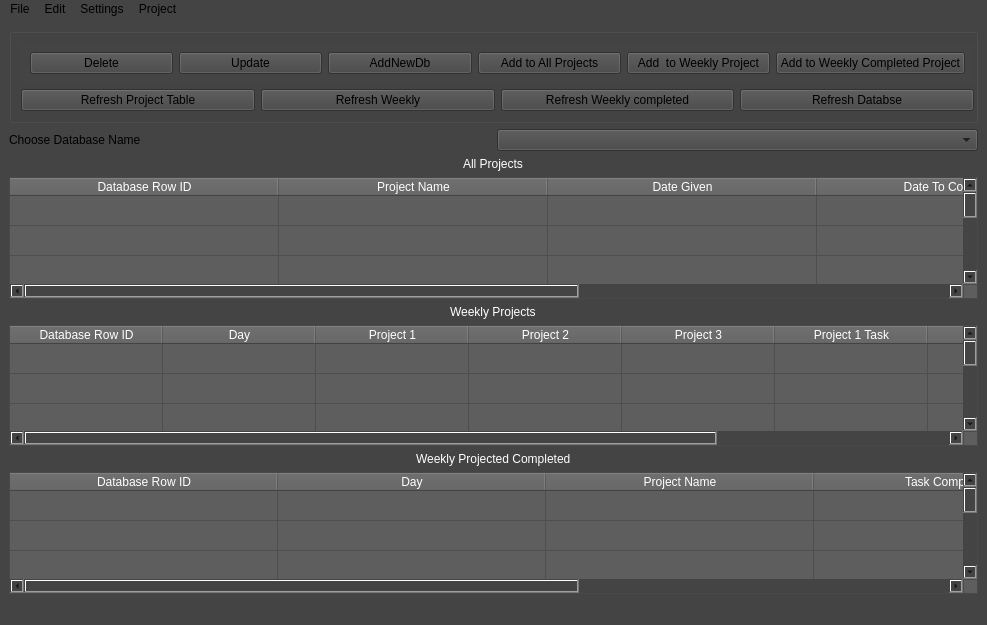
<?xml version="1.0" encoding="UTF-8"?>
<ui version="4.0">
 <class>MainWindow</class>
 <widget class="QMainWindow" name="MainWindow">
  <property name="geometry">
   <rect>
    <x>0</x>
    <y>0</y>
    <width>987</width>
    <height>625</height>
   </rect>
  </property>
  <property name="windowTitle">
   <string>MainWindow</string>
  </property>
  <property name="styleSheet">
   <string notr="true">background-color: rgb(68, 68, 68);</string>
  </property>
  <widget class="QWidget" name="centralwidget">
   <layout class="QVBoxLayout" name="verticalLayout">
    <item>
     <widget class="QGroupBox" name="verticalGroupBox">
      <layout class="QVBoxLayout" name="verticalLayout_2">
       <property name="rightMargin">
        <number>1</number>
       </property>
       <item>
        <widget class="QFrame" name="horizontalFrame">
         <layout class="QHBoxLayout" name="horizontalLayout">
          <item>
           <widget class="QPushButton" name="Delete">
            <property name="styleSheet">
             <string notr="true">font: 75 12pt &quot;MS Shell Dlg 2&quot;;</string>
            </property>
            <property name="text">
             <string>Delete</string>
            </property>
           </widget>
          </item>
          <item>
           <widget class="QPushButton" name="Update">
            <property name="styleSheet">
             <string notr="true">font: 75 12pt &quot;MS Shell Dlg 2&quot;;
</string>
            </property>
            <property name="text">
             <string>Update</string>
            </property>
           </widget>
          </item>
          <item>
           <widget class="QPushButton" name="Openaddnewdbui">
            <property name="styleSheet">
             <string notr="true">font: 75 12pt &quot;MS Shell Dlg 2&quot;;</string>
            </property>
            <property name="text">
             <string>AddNewDb</string>
            </property>
           </widget>
          </item>
          <item>
           <widget class="QPushButton" name="AddTOAllProjects">
            <property name="styleSheet">
             <string notr="true">font: 75 12pt &quot;MS Shell Dlg 2&quot;;</string>
            </property>
            <property name="text">
             <string>Add to All Projects</string>
            </property>
           </widget>
          </item>
          <item>
           <widget class="QPushButton" name="AddtoWeeklyProject">
            <property name="styleSheet">
             <string notr="true">font: 75 12pt &quot;MS Shell Dlg 2&quot;;</string>
            </property>
            <property name="text">
             <string>Add  to Weekly Project</string>
            </property>
           </widget>
          </item>
          <item>
           <widget class="QPushButton" name="AddtoWeeklycompleted">
            <property name="styleSheet">
             <string notr="true">font: 75 12pt &quot;MS Shell Dlg 2&quot;;</string>
            </property>
            <property name="text">
             <string>Add to Weekly Completed Project</string>
            </property>
           </widget>
          </item>
         </layout>
        </widget>
       </item>
       <item>
        <layout class="QHBoxLayout" name="horizontalLayout_3">
         <item>
          <widget class="QPushButton" name="refreshprojecttable">
           <property name="styleSheet">
            <string notr="true">font: 75 12pt &quot;MS Shell Dlg 2&quot;;</string>
           </property>
           <property name="text">
            <string>Refresh Project Table</string>
           </property>
          </widget>
         </item>
         <item>
          <widget class="QPushButton" name="RefreshWeekly">
           <property name="styleSheet">
            <string notr="true">font: 75 12pt &quot;MS Shell Dlg 2&quot;;</string>
           </property>
           <property name="text">
            <string>Refresh Weekly</string>
           </property>
          </widget>
         </item>
         <item>
          <widget class="QPushButton" name="RefreshWeeklyCompleted">
           <property name="styleSheet">
            <string notr="true">font: 75 12pt &quot;MS Shell Dlg 2&quot;;</string>
           </property>
           <property name="text">
            <string>Refresh Weekly completed</string>
           </property>
          </widget>
         </item>
         <item>
          <widget class="QPushButton" name="Refreshdbcombo">
           <property name="styleSheet">
            <string notr="true">font: 75 12pt &quot;MS Shell Dlg 2&quot;;</string>
           </property>
           <property name="text">
            <string>Refresh Databse</string>
           </property>
          </widget>
         </item>
        </layout>
       </item>
      </layout>
     </widget>
    </item>
    <item>
     <layout class="QHBoxLayout" name="horizontalLayout_2">
      <item>
       <widget class="QLabel" name="label">
        <property name="styleSheet">
         <string notr="true">font: 75 14pt &quot;Times New Roman&quot;;</string>
        </property>
        <property name="text">
         <string>Choose Database Name</string>
        </property>
       </widget>
      </item>
      <item>
       <widget class="QComboBox" name="databasescombobobox">
        <property name="styleSheet">
         <string notr="true">font: 75 14pt &quot;Times New Roman&quot;;</string>
        </property>
       </widget>
      </item>
     </layout>
    </item>
    <item alignment="Qt::AlignHCenter">
     <widget class="QLabel" name="AllProjecttablecaption">
      <property name="styleSheet">
       <string notr="true">font: 75 14pt &quot;Times New Roman&quot;;
color: rgb(255, 255, 255);</string>
      </property>
      <property name="text">
       <string>All Projects</string>
      </property>
     </widget>
    </item>
    <item>
     <widget class="QTableWidget" name="AllProjectstable">
      <property name="styleSheet">
       <string notr="true">color: rgb(255, 255, 255);
background-color: rgb(94, 94, 94);</string>
      </property>
      <property name="rowCount">
       <number>1000</number>
      </property>
      <attribute name="horizontalHeaderDefaultSectionSize">
       <number>269</number>
      </attribute>
      <attribute name="verticalHeaderVisible">
       <bool>false</bool>
      </attribute>
      <row/>
      <row/>
      <row/>
      <row/>
      <row/>
      <row/>
      <row/>
      <row/>
      <row/>
      <row/>
      <row/>
      <row/>
      <row/>
      <row/>
      <row/>
      <row/>
      <row/>
      <row/>
      <row/>
      <row/>
      <row/>
      <row/>
      <row/>
      <row/>
      <row/>
      <row/>
      <row/>
      <row/>
      <row/>
      <row/>
      <row/>
      <row/>
      <row/>
      <row/>
      <row/>
      <row/>
      <row/>
      <row/>
      <row/>
      <row/>
      <row/>
      <row/>
      <row/>
      <row/>
      <row/>
      <row/>
      <row/>
      <row/>
      <row/>
      <row/>
      <row/>
      <row/>
      <row/>
      <row/>
      <row/>
      <row/>
      <row/>
      <row/>
      <row/>
      <row/>
      <row/>
      <row/>
      <row/>
      <row/>
      <row/>
      <row/>
      <row/>
      <row/>
      <row/>
      <row/>
      <row/>
      <row/>
      <row/>
      <row/>
      <row/>
      <row/>
      <row/>
      <row/>
      <row/>
      <row/>
      <row/>
      <row/>
      <row/>
      <row/>
      <row/>
      <row/>
      <row/>
      <row/>
      <row/>
      <row/>
      <row/>
      <row/>
      <row/>
      <row/>
      <row/>
      <row/>
      <row/>
      <row/>
      <row/>
      <row/>
      <row/>
      <row/>
      <row/>
      <row/>
      <row/>
      <row/>
      <row/>
      <row/>
      <row/>
      <row/>
      <row/>
      <row/>
      <row/>
      <row/>
      <row/>
      <row/>
      <row/>
      <row/>
      <row/>
      <row/>
      <row/>
      <row/>
      <row/>
      <row/>
      <row/>
      <row/>
      <row/>
      <row/>
      <row/>
      <row/>
      <row/>
      <row/>
      <row/>
      <row/>
      <row/>
      <row/>
      <row/>
      <row/>
      <row/>
      <row/>
      <row/>
      <row/>
      <row/>
      <row/>
      <row/>
      <row/>
      <row/>
      <row/>
      <row/>
      <row/>
      <row/>
      <row/>
      <row/>
      <row/>
      <row/>
      <row/>
      <row/>
      <row/>
      <row/>
      <row/>
      <row/>
      <row/>
      <row/>
      <row/>
      <row/>
      <row/>
      <row/>
      <row/>
      <row/>
      <row/>
      <row/>
      <row/>
      <row/>
      <row/>
      <row/>
      <row/>
      <row/>
      <row/>
      <row/>
      <row/>
      <row/>
      <row/>
      <row/>
      <row/>
      <row/>
      <row/>
      <row/>
      <row/>
      <row/>
      <row/>
      <row/>
      <row/>
      <row/>
      <row/>
      <row/>
      <row/>
      <row/>
      <row/>
      <row/>
      <row/>
      <row/>
      <row/>
      <row/>
      <row/>
      <row/>
      <row/>
      <row/>
      <row/>
      <row/>
      <row/>
      <row/>
      <row/>
      <row/>
      <row/>
      <row/>
      <row/>
      <row/>
      <row/>
      <row/>
      <row/>
      <row/>
      <row/>
      <row/>
      <row/>
      <row/>
      <row/>
      <row/>
      <row/>
      <row/>
      <row/>
      <row/>
      <row/>
      <row/>
      <row/>
      <row/>
      <row/>
      <row/>
      <row/>
      <row/>
      <row/>
      <row/>
      <row/>
      <row/>
      <row/>
      <row/>
      <row/>
      <row/>
      <row/>
      <row/>
      <row/>
      <row/>
      <row/>
      <row/>
      <row/>
      <row/>
      <row/>
      <row/>
      <row/>
      <row/>
      <row/>
      <row/>
      <row/>
      <row/>
      <row/>
      <row/>
      <row/>
      <row/>
      <row/>
      <row/>
      <row/>
      <row/>
      <row/>
      <row/>
      <row/>
      <row/>
      <row/>
      <row/>
      <row/>
      <row/>
      <row/>
      <row/>
      <row/>
      <row/>
      <row/>
      <row/>
      <row/>
      <row/>
      <row/>
      <row/>
      <row/>
      <row/>
      <row/>
      <row/>
      <row/>
      <row/>
      <row/>
      <row/>
      <row/>
      <row/>
      <row/>
      <row/>
      <row/>
      <row/>
      <row/>
      <row/>
      <row/>
      <row/>
      <row/>
      <row/>
      <row/>
      <row/>
      <row/>
      <row/>
      <row/>
      <row/>
      <row/>
      <row/>
      <row/>
      <row/>
      <row/>
      <row/>
      <row/>
      <row/>
      <row/>
      <row/>
      <row/>
      <row/>
      <row/>
      <row/>
      <row/>
      <row/>
      <row/>
      <row/>
      <row/>
      <row/>
      <row/>
      <row/>
      <row/>
      <row/>
      <row/>
      <row/>
      <row/>
      <row/>
      <row/>
      <row/>
      <row/>
      <row/>
      <row/>
      <row/>
      <row/>
      <row/>
      <row/>
      <row/>
      <row/>
      <row/>
      <row/>
      <row/>
      <row/>
      <row/>
      <row/>
      <row/>
      <row/>
      <row/>
      <row/>
      <row/>
      <row/>
      <row/>
      <row/>
      <row/>
      <row/>
      <row/>
      <row/>
      <row/>
      <row/>
      <row/>
      <row/>
      <row/>
      <row/>
      <row/>
      <row/>
      <row/>
      <row/>
      <row/>
      <row/>
      <row/>
      <row/>
      <row/>
      <row/>
      <row/>
      <row/>
      <row/>
      <row/>
      <row/>
      <row/>
      <row/>
      <row/>
      <row/>
      <row/>
      <row/>
      <row/>
      <row/>
      <row/>
      <row/>
      <row/>
      <row/>
      <row/>
      <row/>
      <row/>
      <row/>
      <row/>
      <row/>
      <row/>
      <row/>
      <row/>
      <row/>
      <row/>
      <row/>
      <row/>
      <row/>
      <row/>
      <row/>
      <row/>
      <row/>
      <row/>
      <row/>
      <row/>
      <row/>
      <row/>
      <row/>
      <row/>
      <row/>
      <row/>
      <row/>
      <row/>
      <row/>
      <row/>
      <row/>
      <row/>
      <row/>
      <row/>
      <row/>
      <row/>
      <row/>
      <row/>
      <row/>
      <row/>
      <row/>
      <row/>
      <row/>
      <row/>
      <row/>
      <row/>
      <row/>
      <row/>
      <row/>
      <row/>
      <row/>
      <row/>
      <row/>
      <row/>
      <row/>
      <row/>
      <row/>
      <row/>
      <row/>
      <row/>
      <row/>
      <row/>
      <row/>
      <row/>
      <row/>
      <row/>
      <row/>
      <row/>
      <row/>
      <row/>
      <row/>
      <row/>
      <row/>
      <row/>
      <row/>
      <row/>
      <row/>
      <row/>
      <row/>
      <row/>
      <row/>
      <row/>
      <row/>
      <row/>
      <row/>
      <row/>
      <row/>
      <row/>
      <row/>
      <row/>
      <row/>
      <row/>
      <row/>
      <row/>
      <row/>
      <row/>
      <row/>
      <row/>
      <row/>
      <row/>
      <row/>
      <row/>
      <row/>
      <row/>
      <row/>
      <row/>
      <row/>
      <row/>
      <row/>
      <row/>
      <row/>
      <row/>
      <row/>
      <row/>
      <row/>
      <row/>
      <row/>
      <row/>
      <row/>
      <row/>
      <row/>
      <row/>
      <row/>
      <row/>
      <row/>
      <row/>
      <row/>
      <row/>
      <row/>
      <row/>
      <row/>
      <row/>
      <row/>
      <row/>
      <row/>
      <row/>
      <row/>
      <row/>
      <row/>
      <row/>
      <row/>
      <row/>
      <row/>
      <row/>
      <row/>
      <row/>
      <row/>
      <row/>
      <row/>
      <row/>
      <row/>
      <row/>
      <row/>
      <row/>
      <row/>
      <row/>
      <row/>
      <row/>
      <row/>
      <row/>
      <row/>
      <row/>
      <row/>
      <row/>
      <row/>
      <row/>
      <row/>
      <row/>
      <row/>
      <row/>
      <row/>
      <row/>
      <row/>
      <row/>
      <row/>
      <row/>
      <row/>
      <row/>
      <row/>
      <row/>
      <row/>
      <row/>
      <row/>
      <row/>
      <row/>
      <row/>
      <row/>
      <row/>
      <row/>
      <row/>
      <row/>
      <row/>
      <row/>
      <row/>
      <row/>
      <row/>
      <row/>
      <row/>
      <row/>
      <row/>
      <row/>
      <row/>
      <row/>
      <row/>
      <row/>
      <row/>
      <row/>
      <row/>
      <row/>
      <row/>
      <row/>
      <row/>
      <row/>
      <row/>
      <row/>
      <row/>
      <row/>
      <row/>
      <row/>
      <row/>
      <row/>
      <row/>
      <row/>
      <row/>
      <row/>
      <row/>
      <row/>
      <row/>
      <row/>
      <row/>
      <row/>
      <row/>
      <row/>
      <row/>
      <row/>
      <row/>
      <row/>
      <row/>
      <row/>
      <row/>
      <row/>
      <row/>
      <row/>
      <row/>
      <row/>
      <row/>
      <row/>
      <row/>
      <row/>
      <row/>
      <row/>
      <row/>
      <row/>
      <row/>
      <row/>
      <row/>
      <row/>
      <row/>
      <row/>
      <row/>
      <row/>
      <row/>
      <row/>
      <row/>
      <row/>
      <row/>
      <row/>
      <row/>
      <row/>
      <row/>
      <row/>
      <row/>
      <row/>
      <row/>
      <row/>
      <row/>
      <row/>
      <row/>
      <row/>
      <row/>
      <row/>
      <row/>
      <row/>
      <row/>
      <row/>
      <row/>
      <row/>
      <row/>
      <row/>
      <row/>
      <row/>
      <row/>
      <row/>
      <row/>
      <row/>
      <row/>
      <row/>
      <row/>
      <row/>
      <row/>
      <row/>
      <row/>
      <row/>
      <row/>
      <row/>
      <row/>
      <row/>
      <row/>
      <row/>
      <row/>
      <row/>
      <row/>
      <row/>
      <row/>
      <row/>
      <row/>
      <row/>
      <row/>
      <row/>
      <row/>
      <row/>
      <row/>
      <row/>
      <row/>
      <row/>
      <row/>
      <row/>
      <row/>
      <row/>
      <row/>
      <row/>
      <row/>
      <row/>
      <row/>
      <row/>
      <row/>
      <row/>
      <row/>
      <row/>
      <row/>
      <row/>
      <row/>
      <row/>
      <row/>
      <row/>
      <row/>
      <row/>
      <row/>
      <row/>
      <row/>
      <row/>
      <row/>
      <row/>
      <row/>
      <row/>
      <row/>
      <row/>
      <row/>
      <row/>
      <row/>
      <row/>
      <row/>
      <row/>
      <row/>
      <row/>
      <row/>
      <row/>
      <row/>
      <row/>
      <row/>
      <row/>
      <row/>
      <row/>
      <row/>
      <row/>
      <row/>
      <row/>
      <row/>
      <row/>
      <row/>
      <row/>
      <row/>
      <row/>
      <row/>
      <row/>
      <row/>
      <row/>
      <row/>
      <row/>
      <row/>
      <row/>
      <row/>
      <row/>
      <row/>
      <row/>
      <row/>
      <row/>
      <row/>
      <row/>
      <row/>
      <row/>
      <row/>
      <row/>
      <row/>
      <row/>
      <row/>
      <row/>
      <row/>
      <row/>
      <row/>
      <row/>
      <row/>
      <row/>
      <row/>
      <row/>
      <row/>
      <row/>
      <row/>
      <row/>
      <row/>
      <row/>
      <row/>
      <row/>
      <row/>
      <row/>
      <row/>
      <row/>
      <row/>
      <row/>
      <row/>
      <row/>
      <row/>
      <row/>
      <row/>
      <row/>
      <row/>
      <row/>
      <row/>
      <row/>
      <row/>
      <row/>
      <row/>
      <row/>
      <row/>
      <row/>
      <row/>
      <row/>
      <row/>
      <row/>
      <row/>
      <row/>
      <row/>
      <row/>
      <row/>
      <row/>
      <row/>
      <row/>
      <row/>
      <row/>
      <row/>
      <row/>
      <row/>
      <row/>
      <row/>
      <row/>
      <row/>
      <row/>
      <row/>
      <row/>
      <row/>
      <row/>
      <row/>
      <row/>
      <row/>
      <row/>
      <row/>
      <row/>
      <row/>
      <row/>
      <row/>
      <row/>
      <row/>
      <row/>
      <row/>
      <row/>
      <row/>
      <row/>
      <row/>
      <row/>
      <row/>
      <row/>
      <row/>
      <row/>
      <row/>
      <row/>
      <row/>
      <row/>
      <row/>
      <row/>
      <row/>
      <row/>
      <row/>
      <row/>
      <row/>
      <row/>
      <row/>
      <row/>
      <row/>
      <row/>
      <row/>
      <row/>
      <row/>
      <row/>
      <row/>
      <row/>
      <row/>
      <row/>
      <row/>
      <row/>
      <row/>
      <row/>
      <row/>
      <row/>
      <row/>
      <row/>
      <row/>
      <row/>
      <row/>
      <row/>
      <row/>
      <row/>
      <row/>
      <row/>
      <row/>
      <row/>
      <row/>
      <row/>
      <row/>
      <row/>
      <row/>
      <row/>
      <row/>
      <row/>
      <row/>
      <row/>
      <row/>
      <row/>
      <row/>
      <row/>
      <row/>
      <row/>
      <row/>
      <row/>
      <row/>
      <row/>
      <row/>
      <row/>
      <row/>
      <row/>
      <row/>
      <row/>
      <row/>
      <row/>
      <row/>
      <row/>
      <row/>
      <row/>
      <row/>
      <row/>
      <row/>
      <row/>
      <row/>
      <row/>
      <row/>
      <row/>
      <row/>
      <row/>
      <row/>
      <row/>
      <row/>
      <row/>
      <row/>
      <row/>
      <row/>
      <row/>
      <row/>
      <row/>
      <row/>
      <row/>
      <row/>
      <row/>
      <row/>
      <row/>
      <row/>
      <column>
       <property name="text">
        <string>Database Row ID</string>
       </property>
       <property name="textAlignment">
        <set>AlignCenter</set>
       </property>
      </column>
      <column>
       <property name="text">
        <string>Project Name</string>
       </property>
       <property name="textAlignment">
        <set>AlignCenter</set>
       </property>
      </column>
      <column>
       <property name="text">
        <string>Date Given</string>
       </property>
       <property name="textAlignment">
        <set>AlignCenter</set>
       </property>
      </column>
      <column>
       <property name="text">
        <string>Date To Complete</string>
       </property>
       <property name="textAlignment">
        <set>AlignCenter</set>
       </property>
      </column>
      <column>
       <property name="text">
        <string>Status</string>
       </property>
       <property name="textAlignment">
        <set>AlignCenter</set>
       </property>
      </column>
     </widget>
    </item>
    <item alignment="Qt::AlignHCenter">
     <widget class="QLabel" name="WeeklyProjectCaption">
      <property name="styleSheet">
       <string notr="true">font: 75 14pt &quot;Times New Roman&quot;;
color: rgb(255, 255, 255);</string>
      </property>
      <property name="text">
       <string>Weekly Projects</string>
      </property>
     </widget>
    </item>
    <item>
     <widget class="QTableWidget" name="WeeklyProjectstable">
      <property name="enabled">
       <bool>true</bool>
      </property>
      <property name="styleSheet">
       <string notr="true">
color: rgb(255, 255, 255);
background-color: rgb(94, 94, 94);</string>
      </property>
      <property name="showGrid">
       <bool>true</bool>
      </property>
      <property name="sortingEnabled">
       <bool>false</bool>
      </property>
      <property name="rowCount">
       <number>7</number>
      </property>
      <attribute name="horizontalHeaderVisible">
       <bool>true</bool>
      </attribute>
      <attribute name="horizontalHeaderCascadingSectionResizes">
       <bool>false</bool>
      </attribute>
      <attribute name="horizontalHeaderDefaultSectionSize">
       <number>153</number>
      </attribute>
      <attribute name="horizontalHeaderShowSortIndicator" stdset="0">
       <bool>false</bool>
      </attribute>
      <attribute name="horizontalHeaderStretchLastSection">
       <bool>false</bool>
      </attribute>
      <attribute name="verticalHeaderVisible">
       <bool>false</bool>
      </attribute>
      <attribute name="verticalHeaderCascadingSectionResizes">
       <bool>false</bool>
      </attribute>
      <attribute name="verticalHeaderHighlightSections">
       <bool>true</bool>
      </attribute>
      <attribute name="verticalHeaderShowSortIndicator" stdset="0">
       <bool>false</bool>
      </attribute>
      <attribute name="verticalHeaderStretchLastSection">
       <bool>false</bool>
      </attribute>
      <row/>
      <row/>
      <row/>
      <row/>
      <row/>
      <row/>
      <row/>
      <column>
       <property name="text">
        <string>Database Row ID</string>
       </property>
       <property name="textAlignment">
        <set>AlignCenter</set>
       </property>
      </column>
      <column>
       <property name="text">
        <string>Day</string>
       </property>
       <property name="textAlignment">
        <set>AlignCenter</set>
       </property>
      </column>
      <column>
       <property name="text">
        <string>Project 1</string>
       </property>
       <property name="textAlignment">
        <set>AlignCenter</set>
       </property>
      </column>
      <column>
       <property name="text">
        <string>Project 2</string>
       </property>
       <property name="textAlignment">
        <set>AlignCenter</set>
       </property>
      </column>
      <column>
       <property name="text">
        <string>Project 3</string>
       </property>
       <property name="textAlignment">
        <set>AlignCenter</set>
       </property>
      </column>
      <column>
       <property name="text">
        <string>Project 1 Task</string>
       </property>
       <property name="textAlignment">
        <set>AlignCenter</set>
       </property>
      </column>
      <column>
       <property name="text">
        <string>Project 2 Task </string>
       </property>
       <property name="textAlignment">
        <set>AlignCenter</set>
       </property>
      </column>
      <column>
       <property name="text">
        <string>Project 3 Task</string>
       </property>
       <property name="textAlignment">
        <set>AlignCenter</set>
       </property>
      </column>
      <item row="1" column="1">
       <property name="text">
        <string/>
       </property>
      </item>
      <item row="2" column="1">
       <property name="text">
        <string/>
       </property>
      </item>
      <item row="3" column="1">
       <property name="text">
        <string/>
       </property>
      </item>
      <item row="4" column="1">
       <property name="text">
        <string/>
       </property>
      </item>
      <item row="5" column="1">
       <property name="text">
        <string/>
       </property>
      </item>
      <item row="6" column="1">
       <property name="text">
        <string/>
       </property>
      </item>
     </widget>
    </item>
    <item alignment="Qt::AlignHCenter">
     <widget class="QLabel" name="WeeklyProjectCompltedCaption">
      <property name="styleSheet">
       <string notr="true">font: 75 14pt &quot;Times New Roman&quot;;
color: rgb(255, 255, 255);</string>
      </property>
      <property name="text">
       <string>Weekly Projected Completed</string>
      </property>
     </widget>
    </item>
    <item>
     <widget class="QTableWidget" name="WeeklyProjectCompletedtable">
      <property name="styleSheet">
       <string notr="true">color: rgb(255, 255, 255);
background-color: rgb(94, 94, 94);</string>
      </property>
      <property name="rowCount">
       <number>8</number>
      </property>
      <attribute name="horizontalHeaderDefaultSectionSize">
       <number>268</number>
      </attribute>
      <attribute name="verticalHeaderVisible">
       <bool>false</bool>
      </attribute>
      <row/>
      <row/>
      <row/>
      <row/>
      <row/>
      <row/>
      <row/>
      <row/>
      <column>
       <property name="text">
        <string>Database Row ID</string>
       </property>
       <property name="textAlignment">
        <set>AlignCenter</set>
       </property>
      </column>
      <column>
       <property name="text">
        <string>Day</string>
       </property>
      </column>
      <column>
       <property name="text">
        <string>Project Name</string>
       </property>
      </column>
      <column>
       <property name="text">
        <string>Task Completed</string>
       </property>
      </column>
      <column>
       <property name="text">
        <string>Date Completed</string>
       </property>
      </column>
     </widget>
    </item>
   </layout>
  </widget>
  <widget class="QMenuBar" name="menubar">
   <property name="geometry">
    <rect>
     <x>0</x>
     <y>0</y>
     <width>987</width>
     <height>21</height>
    </rect>
   </property>
   <widget class="QMenu" name="menuFile">
    <property name="title">
     <string>File</string>
    </property>
   </widget>
   <widget class="QMenu" name="menuEdit">
    <property name="title">
     <string>Edit</string>
    </property>
    <addaction name="actionCut"/>
    <addaction name="actionDelete"/>
    <addaction name="actionCopy"/>
    <addaction name="actionCut_2"/>
   </widget>
   <widget class="QMenu" name="menuSettings">
    <property name="title">
     <string>Settings</string>
    </property>
    <addaction name="actionDatabase"/>
   </widget>
   <widget class="QMenu" name="menuAdd_Project">
    <property name="title">
     <string>Project</string>
    </property>
    <addaction name="actionAdd_to_Weekly_Projects"/>
    <addaction name="actionAdd_to_Weekly_Proeject_Completed"/>
   </widget>
   <addaction name="menuFile"/>
   <addaction name="menuEdit"/>
   <addaction name="menuSettings"/>
   <addaction name="menuAdd_Project"/>
  </widget>
  <widget class="QStatusBar" name="statusbar"/>
  <action name="actionAdd_to_Weekly_Projects">
   <property name="text">
    <string>Add to Weekly Projects</string>
   </property>
  </action>
  <action name="actionAdd_to_Weekly_Proeject_Completed">
   <property name="text">
    <string>Add to Weekly Proeject Completed</string>
   </property>
  </action>
  <action name="actionCut">
   <property name="text">
    <string>Paste</string>
   </property>
  </action>
  <action name="actionDelete">
   <property name="text">
    <string>Delete</string>
   </property>
  </action>
  <action name="actionCopy">
   <property name="text">
    <string>Copy</string>
   </property>
  </action>
  <action name="actionCut_2">
   <property name="text">
    <string>Cut</string>
   </property>
  </action>
  <action name="actionDatabase">
   <property name="text">
    <string>Database</string>
   </property>
  </action>
 </widget>
 <resources/>
 <connections/>
</ui>
